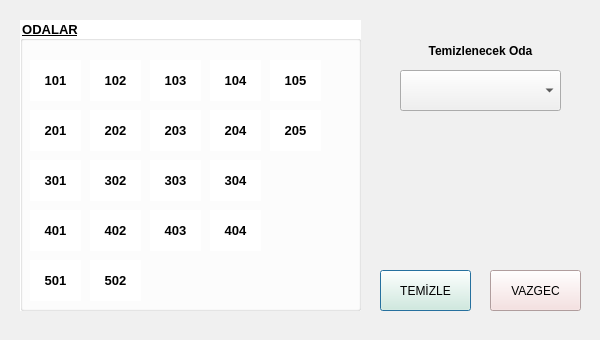
<?xml version="1.0" encoding="UTF-8"?>
<ui version="4.0">
 <class>odaTemizlikDialog</class>
 <widget class="QDialog" name="odaTemizlikDialog">
  <property name="geometry">
   <rect>
    <x>0</x>
    <y>0</y>
    <width>600</width>
    <height>340</height>
   </rect>
  </property>
  <property name="windowTitle">
   <string>Dialog</string>
  </property>
  <property name="styleSheet">
   <string notr="true">background-color: rgb(240, 240, 240);</string>
  </property>
  <widget class="QGroupBox" name="groupBox">
   <property name="geometry">
    <rect>
     <x>20</x>
     <y>20</y>
     <width>341</width>
     <height>291</height>
    </rect>
   </property>
   <property name="font">
    <font>
     <pointsize>10</pointsize>
     <weight>75</weight>
     <bold>true</bold>
     <underline>true</underline>
    </font>
   </property>
   <property name="styleSheet">
    <string notr="true">background-color: rgb(255, 255, 255);</string>
   </property>
   <property name="title">
    <string>ODALAR</string>
   </property>
   <widget class="QLabel" name="lbl101">
    <property name="geometry">
     <rect>
      <x>10</x>
      <y>40</y>
      <width>51</width>
      <height>41</height>
     </rect>
    </property>
    <property name="font">
     <font>
      <pointsize>10</pointsize>
      <weight>75</weight>
      <italic>false</italic>
      <bold>true</bold>
      <underline>false</underline>
      <strikeout>false</strikeout>
      <kerning>true</kerning>
     </font>
    </property>
    <property name="layoutDirection">
     <enum>Qt::LeftToRight</enum>
    </property>
    <property name="text">
     <string>101</string>
    </property>
    <property name="textFormat">
     <enum>Qt::AutoText</enum>
    </property>
    <property name="alignment">
     <set>Qt::AlignCenter</set>
    </property>
   </widget>
   <widget class="QLabel" name="lbl102">
    <property name="geometry">
     <rect>
      <x>70</x>
      <y>40</y>
      <width>51</width>
      <height>41</height>
     </rect>
    </property>
    <property name="font">
     <font>
      <pointsize>10</pointsize>
      <weight>75</weight>
      <italic>false</italic>
      <bold>true</bold>
      <underline>false</underline>
      <strikeout>false</strikeout>
      <kerning>true</kerning>
     </font>
    </property>
    <property name="layoutDirection">
     <enum>Qt::LeftToRight</enum>
    </property>
    <property name="text">
     <string>102</string>
    </property>
    <property name="textFormat">
     <enum>Qt::AutoText</enum>
    </property>
    <property name="alignment">
     <set>Qt::AlignCenter</set>
    </property>
   </widget>
   <widget class="QLabel" name="lbl103">
    <property name="geometry">
     <rect>
      <x>130</x>
      <y>40</y>
      <width>51</width>
      <height>41</height>
     </rect>
    </property>
    <property name="font">
     <font>
      <pointsize>10</pointsize>
      <weight>75</weight>
      <italic>false</italic>
      <bold>true</bold>
      <underline>false</underline>
      <strikeout>false</strikeout>
      <kerning>true</kerning>
     </font>
    </property>
    <property name="layoutDirection">
     <enum>Qt::LeftToRight</enum>
    </property>
    <property name="text">
     <string>103</string>
    </property>
    <property name="textFormat">
     <enum>Qt::AutoText</enum>
    </property>
    <property name="alignment">
     <set>Qt::AlignCenter</set>
    </property>
   </widget>
   <widget class="QLabel" name="lbl104">
    <property name="geometry">
     <rect>
      <x>190</x>
      <y>40</y>
      <width>51</width>
      <height>41</height>
     </rect>
    </property>
    <property name="font">
     <font>
      <pointsize>10</pointsize>
      <weight>75</weight>
      <italic>false</italic>
      <bold>true</bold>
      <underline>false</underline>
      <strikeout>false</strikeout>
      <kerning>true</kerning>
     </font>
    </property>
    <property name="layoutDirection">
     <enum>Qt::LeftToRight</enum>
    </property>
    <property name="text">
     <string>104</string>
    </property>
    <property name="textFormat">
     <enum>Qt::AutoText</enum>
    </property>
    <property name="alignment">
     <set>Qt::AlignCenter</set>
    </property>
   </widget>
   <widget class="QLabel" name="lbl105">
    <property name="geometry">
     <rect>
      <x>250</x>
      <y>40</y>
      <width>51</width>
      <height>41</height>
     </rect>
    </property>
    <property name="font">
     <font>
      <pointsize>10</pointsize>
      <weight>75</weight>
      <italic>false</italic>
      <bold>true</bold>
      <underline>false</underline>
      <strikeout>false</strikeout>
      <kerning>true</kerning>
     </font>
    </property>
    <property name="layoutDirection">
     <enum>Qt::LeftToRight</enum>
    </property>
    <property name="text">
     <string>105</string>
    </property>
    <property name="textFormat">
     <enum>Qt::AutoText</enum>
    </property>
    <property name="alignment">
     <set>Qt::AlignCenter</set>
    </property>
   </widget>
   <widget class="QLabel" name="lbl201">
    <property name="geometry">
     <rect>
      <x>10</x>
      <y>90</y>
      <width>51</width>
      <height>41</height>
     </rect>
    </property>
    <property name="font">
     <font>
      <pointsize>10</pointsize>
      <weight>75</weight>
      <italic>false</italic>
      <bold>true</bold>
      <underline>false</underline>
      <strikeout>false</strikeout>
      <kerning>true</kerning>
     </font>
    </property>
    <property name="layoutDirection">
     <enum>Qt::LeftToRight</enum>
    </property>
    <property name="text">
     <string>201</string>
    </property>
    <property name="textFormat">
     <enum>Qt::AutoText</enum>
    </property>
    <property name="alignment">
     <set>Qt::AlignCenter</set>
    </property>
   </widget>
   <widget class="QLabel" name="lbl202">
    <property name="geometry">
     <rect>
      <x>70</x>
      <y>90</y>
      <width>51</width>
      <height>41</height>
     </rect>
    </property>
    <property name="font">
     <font>
      <pointsize>10</pointsize>
      <weight>75</weight>
      <italic>false</italic>
      <bold>true</bold>
      <underline>false</underline>
      <strikeout>false</strikeout>
      <kerning>true</kerning>
     </font>
    </property>
    <property name="layoutDirection">
     <enum>Qt::LeftToRight</enum>
    </property>
    <property name="text">
     <string>202</string>
    </property>
    <property name="textFormat">
     <enum>Qt::AutoText</enum>
    </property>
    <property name="alignment">
     <set>Qt::AlignCenter</set>
    </property>
   </widget>
   <widget class="QLabel" name="lbl203">
    <property name="geometry">
     <rect>
      <x>130</x>
      <y>90</y>
      <width>51</width>
      <height>41</height>
     </rect>
    </property>
    <property name="font">
     <font>
      <pointsize>10</pointsize>
      <weight>75</weight>
      <italic>false</italic>
      <bold>true</bold>
      <underline>false</underline>
      <strikeout>false</strikeout>
      <kerning>true</kerning>
     </font>
    </property>
    <property name="layoutDirection">
     <enum>Qt::LeftToRight</enum>
    </property>
    <property name="text">
     <string>203</string>
    </property>
    <property name="textFormat">
     <enum>Qt::AutoText</enum>
    </property>
    <property name="alignment">
     <set>Qt::AlignCenter</set>
    </property>
   </widget>
   <widget class="QLabel" name="lbl204">
    <property name="geometry">
     <rect>
      <x>190</x>
      <y>90</y>
      <width>51</width>
      <height>41</height>
     </rect>
    </property>
    <property name="font">
     <font>
      <pointsize>10</pointsize>
      <weight>75</weight>
      <italic>false</italic>
      <bold>true</bold>
      <underline>false</underline>
      <strikeout>false</strikeout>
      <kerning>true</kerning>
     </font>
    </property>
    <property name="layoutDirection">
     <enum>Qt::LeftToRight</enum>
    </property>
    <property name="text">
     <string>204</string>
    </property>
    <property name="textFormat">
     <enum>Qt::AutoText</enum>
    </property>
    <property name="alignment">
     <set>Qt::AlignCenter</set>
    </property>
   </widget>
   <widget class="QLabel" name="lbl205">
    <property name="geometry">
     <rect>
      <x>250</x>
      <y>90</y>
      <width>51</width>
      <height>41</height>
     </rect>
    </property>
    <property name="font">
     <font>
      <pointsize>10</pointsize>
      <weight>75</weight>
      <italic>false</italic>
      <bold>true</bold>
      <underline>false</underline>
      <strikeout>false</strikeout>
      <kerning>true</kerning>
     </font>
    </property>
    <property name="layoutDirection">
     <enum>Qt::LeftToRight</enum>
    </property>
    <property name="text">
     <string>205</string>
    </property>
    <property name="textFormat">
     <enum>Qt::AutoText</enum>
    </property>
    <property name="alignment">
     <set>Qt::AlignCenter</set>
    </property>
   </widget>
   <widget class="QLabel" name="lbl301">
    <property name="geometry">
     <rect>
      <x>10</x>
      <y>140</y>
      <width>51</width>
      <height>41</height>
     </rect>
    </property>
    <property name="font">
     <font>
      <pointsize>10</pointsize>
      <weight>75</weight>
      <italic>false</italic>
      <bold>true</bold>
      <underline>false</underline>
      <strikeout>false</strikeout>
      <kerning>true</kerning>
     </font>
    </property>
    <property name="layoutDirection">
     <enum>Qt::LeftToRight</enum>
    </property>
    <property name="text">
     <string>301</string>
    </property>
    <property name="textFormat">
     <enum>Qt::AutoText</enum>
    </property>
    <property name="alignment">
     <set>Qt::AlignCenter</set>
    </property>
   </widget>
   <widget class="QLabel" name="lbl302">
    <property name="geometry">
     <rect>
      <x>70</x>
      <y>140</y>
      <width>51</width>
      <height>41</height>
     </rect>
    </property>
    <property name="font">
     <font>
      <pointsize>10</pointsize>
      <weight>75</weight>
      <italic>false</italic>
      <bold>true</bold>
      <underline>false</underline>
      <strikeout>false</strikeout>
      <kerning>true</kerning>
     </font>
    </property>
    <property name="layoutDirection">
     <enum>Qt::LeftToRight</enum>
    </property>
    <property name="text">
     <string>302</string>
    </property>
    <property name="textFormat">
     <enum>Qt::AutoText</enum>
    </property>
    <property name="alignment">
     <set>Qt::AlignCenter</set>
    </property>
   </widget>
   <widget class="QLabel" name="lbl303">
    <property name="geometry">
     <rect>
      <x>130</x>
      <y>140</y>
      <width>51</width>
      <height>41</height>
     </rect>
    </property>
    <property name="font">
     <font>
      <pointsize>10</pointsize>
      <weight>75</weight>
      <italic>false</italic>
      <bold>true</bold>
      <underline>false</underline>
      <strikeout>false</strikeout>
      <kerning>true</kerning>
     </font>
    </property>
    <property name="layoutDirection">
     <enum>Qt::LeftToRight</enum>
    </property>
    <property name="text">
     <string>303</string>
    </property>
    <property name="textFormat">
     <enum>Qt::AutoText</enum>
    </property>
    <property name="alignment">
     <set>Qt::AlignCenter</set>
    </property>
   </widget>
   <widget class="QLabel" name="lbl304">
    <property name="geometry">
     <rect>
      <x>190</x>
      <y>140</y>
      <width>51</width>
      <height>41</height>
     </rect>
    </property>
    <property name="font">
     <font>
      <pointsize>10</pointsize>
      <weight>75</weight>
      <italic>false</italic>
      <bold>true</bold>
      <underline>false</underline>
      <strikeout>false</strikeout>
      <kerning>true</kerning>
     </font>
    </property>
    <property name="layoutDirection">
     <enum>Qt::LeftToRight</enum>
    </property>
    <property name="text">
     <string>304</string>
    </property>
    <property name="textFormat">
     <enum>Qt::AutoText</enum>
    </property>
    <property name="alignment">
     <set>Qt::AlignCenter</set>
    </property>
   </widget>
   <widget class="QLabel" name="lbl401">
    <property name="geometry">
     <rect>
      <x>10</x>
      <y>190</y>
      <width>51</width>
      <height>41</height>
     </rect>
    </property>
    <property name="font">
     <font>
      <pointsize>10</pointsize>
      <weight>75</weight>
      <italic>false</italic>
      <bold>true</bold>
      <underline>false</underline>
      <strikeout>false</strikeout>
      <kerning>true</kerning>
     </font>
    </property>
    <property name="layoutDirection">
     <enum>Qt::LeftToRight</enum>
    </property>
    <property name="text">
     <string>401</string>
    </property>
    <property name="textFormat">
     <enum>Qt::AutoText</enum>
    </property>
    <property name="alignment">
     <set>Qt::AlignCenter</set>
    </property>
   </widget>
   <widget class="QLabel" name="lbl402">
    <property name="geometry">
     <rect>
      <x>70</x>
      <y>190</y>
      <width>51</width>
      <height>41</height>
     </rect>
    </property>
    <property name="font">
     <font>
      <pointsize>10</pointsize>
      <weight>75</weight>
      <italic>false</italic>
      <bold>true</bold>
      <underline>false</underline>
      <strikeout>false</strikeout>
      <kerning>true</kerning>
     </font>
    </property>
    <property name="layoutDirection">
     <enum>Qt::LeftToRight</enum>
    </property>
    <property name="text">
     <string>402</string>
    </property>
    <property name="textFormat">
     <enum>Qt::AutoText</enum>
    </property>
    <property name="alignment">
     <set>Qt::AlignCenter</set>
    </property>
   </widget>
   <widget class="QLabel" name="lbl403">
    <property name="geometry">
     <rect>
      <x>130</x>
      <y>190</y>
      <width>51</width>
      <height>41</height>
     </rect>
    </property>
    <property name="font">
     <font>
      <pointsize>10</pointsize>
      <weight>75</weight>
      <italic>false</italic>
      <bold>true</bold>
      <underline>false</underline>
      <strikeout>false</strikeout>
      <kerning>true</kerning>
     </font>
    </property>
    <property name="layoutDirection">
     <enum>Qt::LeftToRight</enum>
    </property>
    <property name="text">
     <string>403</string>
    </property>
    <property name="textFormat">
     <enum>Qt::AutoText</enum>
    </property>
    <property name="alignment">
     <set>Qt::AlignCenter</set>
    </property>
   </widget>
   <widget class="QLabel" name="lbl404">
    <property name="geometry">
     <rect>
      <x>190</x>
      <y>190</y>
      <width>51</width>
      <height>41</height>
     </rect>
    </property>
    <property name="font">
     <font>
      <pointsize>10</pointsize>
      <weight>75</weight>
      <italic>false</italic>
      <bold>true</bold>
      <underline>false</underline>
      <strikeout>false</strikeout>
      <kerning>true</kerning>
     </font>
    </property>
    <property name="layoutDirection">
     <enum>Qt::LeftToRight</enum>
    </property>
    <property name="text">
     <string>404</string>
    </property>
    <property name="textFormat">
     <enum>Qt::AutoText</enum>
    </property>
    <property name="alignment">
     <set>Qt::AlignCenter</set>
    </property>
   </widget>
   <widget class="QLabel" name="lbl501">
    <property name="geometry">
     <rect>
      <x>10</x>
      <y>240</y>
      <width>51</width>
      <height>41</height>
     </rect>
    </property>
    <property name="font">
     <font>
      <pointsize>10</pointsize>
      <weight>75</weight>
      <italic>false</italic>
      <bold>true</bold>
      <underline>false</underline>
      <strikeout>false</strikeout>
      <kerning>true</kerning>
     </font>
    </property>
    <property name="layoutDirection">
     <enum>Qt::LeftToRight</enum>
    </property>
    <property name="text">
     <string>501</string>
    </property>
    <property name="textFormat">
     <enum>Qt::AutoText</enum>
    </property>
    <property name="alignment">
     <set>Qt::AlignCenter</set>
    </property>
   </widget>
   <widget class="QLabel" name="lbl502">
    <property name="geometry">
     <rect>
      <x>70</x>
      <y>240</y>
      <width>51</width>
      <height>41</height>
     </rect>
    </property>
    <property name="font">
     <font>
      <pointsize>10</pointsize>
      <weight>75</weight>
      <italic>false</italic>
      <bold>true</bold>
      <underline>false</underline>
      <strikeout>false</strikeout>
      <kerning>true</kerning>
     </font>
    </property>
    <property name="layoutDirection">
     <enum>Qt::LeftToRight</enum>
    </property>
    <property name="text">
     <string>502</string>
    </property>
    <property name="textFormat">
     <enum>Qt::AutoText</enum>
    </property>
    <property name="alignment">
     <set>Qt::AlignCenter</set>
    </property>
   </widget>
  </widget>
  <widget class="QComboBox" name="cmbOdalar">
   <property name="geometry">
    <rect>
     <x>400</x>
     <y>70</y>
     <width>161</width>
     <height>41</height>
    </rect>
   </property>
  </widget>
  <widget class="QPushButton" name="btnOdeme">
   <property name="geometry">
    <rect>
     <x>380</x>
     <y>270</y>
     <width>91</width>
     <height>41</height>
    </rect>
   </property>
   <property name="styleSheet">
    <string notr="true">background-color: rgb(220,245,220);</string>
   </property>
   <property name="text">
    <string>TEMİZLE</string>
   </property>
  </widget>
  <widget class="QPushButton" name="btnVazgec">
   <property name="geometry">
    <rect>
     <x>490</x>
     <y>270</y>
     <width>91</width>
     <height>41</height>
    </rect>
   </property>
   <property name="styleSheet">
    <string notr="true">background-color: rgb(246,220, 220);</string>
   </property>
   <property name="text">
    <string>VAZGEC</string>
   </property>
  </widget>
  <widget class="QLabel" name="label">
   <property name="geometry">
    <rect>
     <x>400</x>
     <y>40</y>
     <width>161</width>
     <height>21</height>
    </rect>
   </property>
   <property name="font">
    <font>
     <weight>75</weight>
     <bold>true</bold>
     <strikeout>false</strikeout>
    </font>
   </property>
   <property name="text">
    <string>Temizlenecek Oda</string>
   </property>
   <property name="alignment">
    <set>Qt::AlignCenter</set>
   </property>
  </widget>
 </widget>
 <resources/>
 <connections/>
</ui>
